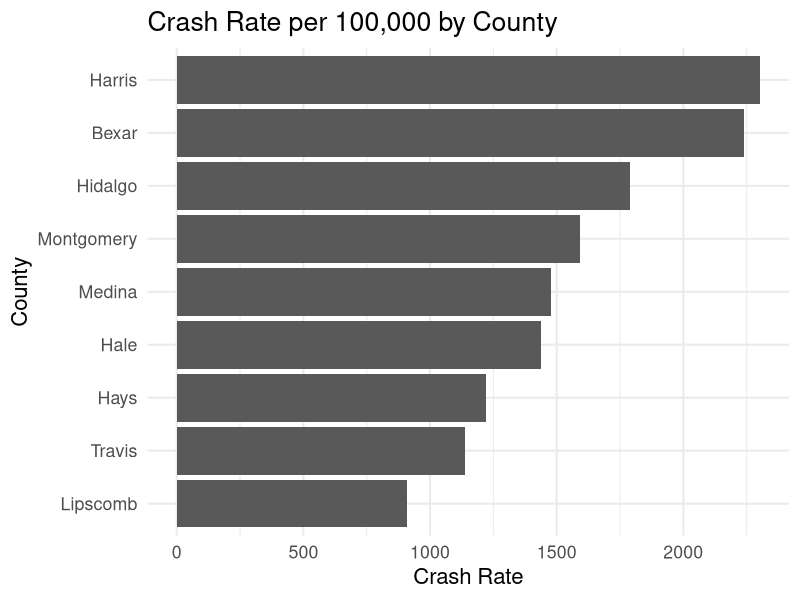
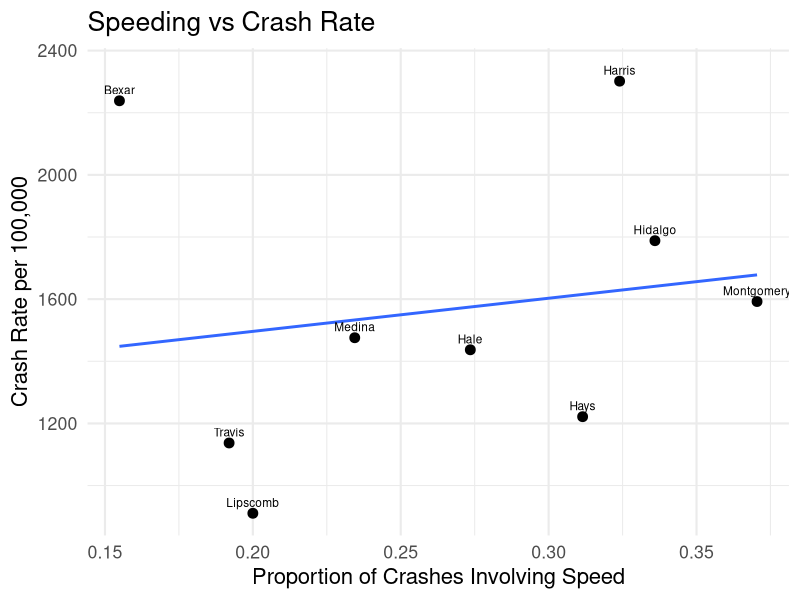
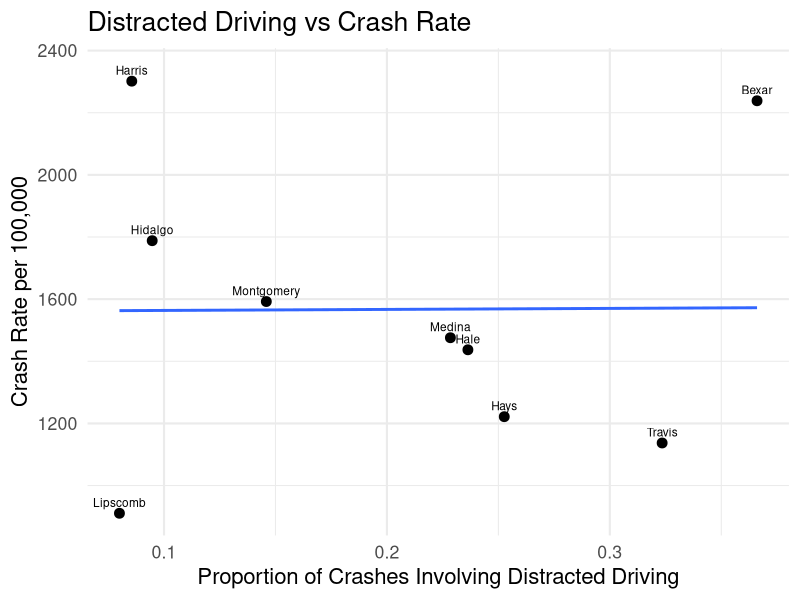

R code for these plots, in order:
## ---- chunk 1
knitr::opts_chunk$set(
  echo = FALSE,
  warning = FALSE,
  message = FALSE,
  fig.width = 8,
  fig.height = 4.8,
  fig.align = "center"
)

library(tidyverse)

# ---- Data import ----
crash <- read.csv("Crash_Data_2024.csv")

# ---- Data cleaning ----
crash <- crash %>%
  mutate(
    Total_Crashes = as.numeric(gsub(",", "", Total_Crashes)),
    Population = as.numeric(gsub(",", "", Population)),
    Fatal_Crashes = as.numeric(gsub(",", "", Fatal_Crashes)),
    Speed_Crashes = as.numeric(gsub(",", "", Speed_Crashes)),
    DUI_Crashes = as.numeric(gsub(",", "", DUI_Crashes)),
    Distracted_Crashes = as.numeric(gsub(",", "", Distracted_Crashes)),
    Serious_Crashes = as.numeric(gsub(",", "", Serious_Crashes)),
    Minor_Crashes = as.numeric(gsub(",", "", Minor_Crashes))
  ) %>%
  mutate(
    Crash_Rate = (Total_Crashes / Population) * 100000,
    Fatal_Rate = (Fatal_Crashes / Population) * 100000,
    SpeedPercent = Speed_Crashes / Total_Crashes,
    DUIPercent = DUI_Crashes / Total_Crashes,
    DistractedPercent = Distracted_Crashes / Total_Crashes,
    SeverityPercent = (Fatal_Crashes + Serious_Crashes) / Total_Crashes
  )

# ---- Ranked tables ----
rank_crash <- crash %>%
  arrange(desc(Crash_Rate)) %>%
  select(County, Crash_Rate, Total_Crashes, Population)

rank_fatal <- crash %>%
  arrange(desc(Fatal_Rate)) %>%
  select(County, Fatal_Rate, Fatal_Crashes, Population)

risk_table <- crash %>%
  select(County, SpeedPercent, DUIPercent, DistractedPercent, SeverityPercent) %>%
  arrange(desc(SpeedPercent))

# ---- Confidence intervals ----
make_ci <- function(df, county_name) {
  row <- df %>% filter(County == county_name)
  p_hat <- row$Total_Crashes / row$Population
  n <- row$Population
  z <- 1.96
  se <- sqrt((p_hat * (1 - p_hat)) / n)
  tibble(
    County = county_name,
    Lower_CI = (p_hat - z * se) * 100000,
    Upper_CI = (p_hat + z * se) * 100000,
    Crash_Rate = p_hat * 100000
  )
}

ci_compare <- bind_rows(
  make_ci(crash, "Harris"),
  make_ci(crash, "Montgomery")
)

# ---- Regression ----
model <- lm(Crash_Rate ~ SpeedPercent + DUIPercent + DistractedPercent, data = crash)
model_coef <- broom::tidy(model)
model_fit <- broom::glance(model)
## ---- chunk 2
knitr::kable(
  tibble(County = unique(crash$County)),
  booktabs = TRUE,
  align = "l",
  caption = "Counties included in the analysis"
)
## ---- chunk 3
knitr::kable(
  crash %>%
    select(County, Crash_Rate, Fatal_Rate, SpeedPercent, DUIPercent, DistractedPercent),
  digits = 3,
  caption = "Derived Variables"
)
## ---- chunk 4
knitr::kable(
  rank_crash %>% mutate(Crash_Rate = round(Crash_Rate, 2)),
  booktabs = TRUE,
  caption = "Counties ranked by crash rate per 100,000"
)
## ---- chunk 5
ggplot(crash, aes(x = reorder(County, Crash_Rate), y = Crash_Rate)) +
  geom_col() +
  coord_flip() +
  labs(
    title = "Crash Rate per 100,000 by County",
    x = "County",
    y = "Crash Rate"
  ) +
  theme_minimal(base_size = 16)

## ---- chunk 6
knitr::kable(
  rank_fatal %>% mutate(Fatal_Rate = round(Fatal_Rate, 2)),
  booktabs = TRUE,
  caption = "Counties ranked by fatal crash rate per 100,000"
)
## ---- chunk 7
knitr::kable(
  risk_table %>% mutate(across(-County, ~ round(.x, 4))),
  booktabs = TRUE,
  caption = "Risk-factor proportions by county"
)
## ---- chunk 8
ggplot(crash, aes(x = SpeedPercent, y = Crash_Rate, label = County)) +
  geom_point(size = 3) +
  geom_smooth(method = "lm", se = FALSE) +
  geom_text(nudge_y = 35, size = 3) +
  labs(
    title = "Speeding vs Crash Rate",
    x = "Proportion of Crashes Involving Speed",
    y = "Crash Rate per 100,000"
  ) +
  theme_minimal(base_size = 16)
## ---- chunk 9
ggplot(crash, aes(x = DistractedPercent, y = Crash_Rate, label = County)) +
  geom_point(size = 3) +
  geom_smooth(method = "lm", se = FALSE) +
  geom_text(nudge_y = 35, size = 3) +
  labs(
    title = "Distracted Driving vs Crash Rate",
    x = "Proportion of Crashes Involving Distracted Driving",
    y = "Crash Rate per 100,000"
  ) +
  theme_minimal(base_size = 16)
## ---- chunk 10
knitr::kable(
  ci_compare %>% mutate(across(-County, ~ round(.x, 2))),
  booktabs = TRUE,
  caption = "95% confidence intervals for crash rate per 100,000"
)
## ---- chunk 11
knitr::kable(
  model_coef %>% mutate(across(where(is.numeric), ~ round(.x, 4))),
  booktabs = TRUE,
  caption = "Regression coefficients"
)
## ---- chunk 12
knitr::kable(
  model_fit %>%
    select(r.squared, adj.r.squared, sigma, statistic, p.value) %>%
    mutate(across(everything(), ~ round(.x, 4))),
  booktabs = TRUE,
  caption = "Regression model fit"
)
